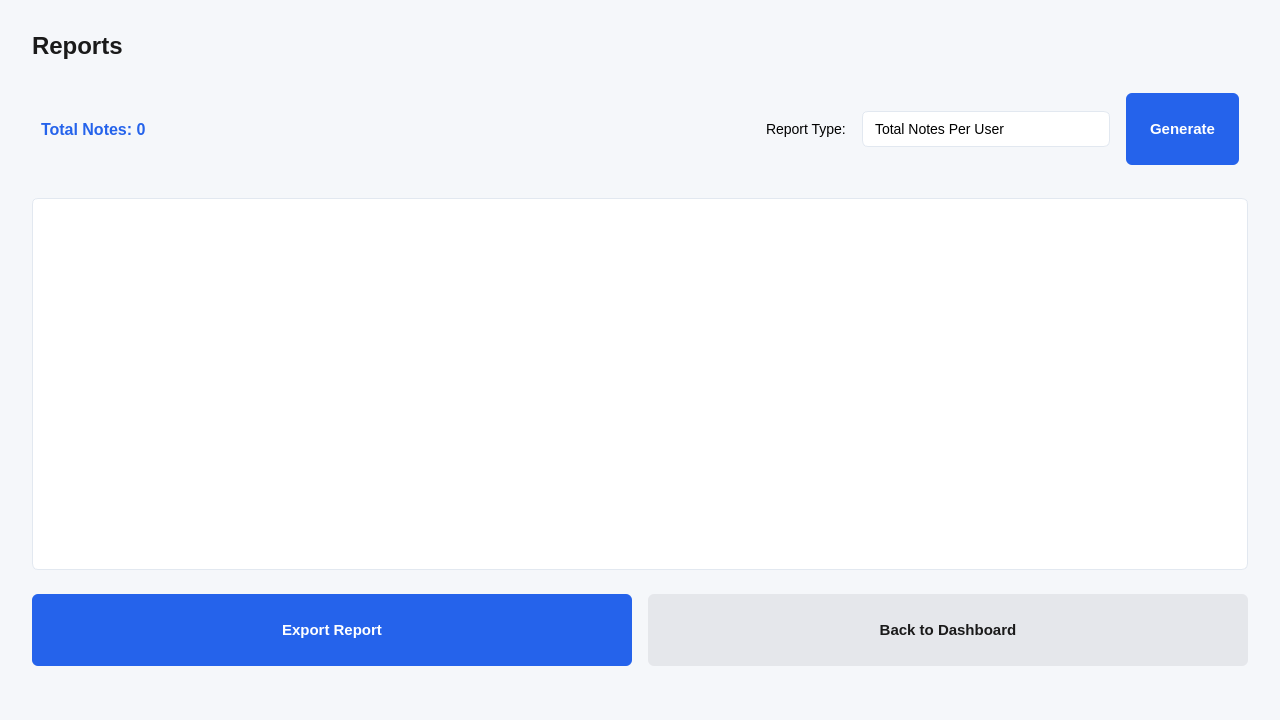
<?xml version="1.0" encoding="UTF-8"?>
<ui version="4.0">
 <class>reports</class>
 <widget class="QMainWindow" name="reports">
  <property name="geometry">
   <rect>
    <x>0</x>
    <y>0</y>
    <width>1280</width>
    <height>720</height>
   </rect>
  </property>
  <property name="minimumSize">
   <size>
    <width>1280</width>
    <height>720</height>
   </size>
  </property>
  <property name="windowTitle">
   <string>Reports</string>
  </property>
  <property name="styleSheet">
   <string>QWidget {
    background-color: #f5f7fa;
    font-family: &quot;Segoe UI&quot;, &quot;Helvetica Neue&quot;, Arial, sans-serif;
    font-size: 14px;
    color: #000000;
}
QLabel {
    color: #000000;
}
QLabel#reportsPageTitleLabel {
    font-size: 24px;
    font-weight: 600;
    color: #1a1a1a;
}
QTableView {
    background-color: #ffffff;
    border: 1px solid #e2e8f0;
    border-radius: 6px;
    gridline-color: #e5e7eb;
}
QTableView::item {
    padding: 8px;
}
QTableView::item:selected {
    background-color: #e5e7eb;
    color: #1f2937;
}
QPushButton {
    background-color: #2563eb;
    color: white;
    border-radius: 6px;
    padding: 12px 24px;
    min-height: 48px;
    font-weight: 500;
    font-size: 15px;
}
QPushButton:hover {
    background-color: #1d4ed8;
}
QPushButton:pressed {
    background-color: #1e40af;
}
QPushButton#backToDashboardButton {
    background-color: #e5e7eb;
    color: #1a1a1a;
}
QPushButton#backToDashboardButton:hover {
    background-color: #d1d5db;
}
QLabel#totalNotesLabel {
    color: #2563eb;
    font-weight: 600;
    font-size: 16px;
}
QComboBox {
    background-color: #ffffff;
    border: 1px solid #e2e8f0;
    border-radius: 6px;
    padding: 8px 12px;
    min-width: 200px;
    color: #000000;
}
QComboBox:focus {
    border: 2px solid #2563eb;
    outline: none;
}
QComboBox::drop-down {
    border: none;
    width: 20px;
}
QComboBox::down-arrow {
    image: none;
    border: none;
}</string>
  </property>
  <widget class="QWidget" name="centralwidget">
   <layout class="QVBoxLayout" name="verticalLayout">
    <property name="spacing">
     <number>24</number>
    </property>
    <property name="leftMargin">
     <number>32</number>
    </property>
    <property name="topMargin">
     <number>32</number>
    </property>
    <property name="rightMargin">
     <number>32</number>
    </property>
    <property name="bottomMargin">
     <number>32</number>
    </property>
    <item>
     <widget class="QLabel" name="reportsPageTitleLabel">
      <property name="font">
       <font>
        <family>Segoe UI</family>
        <pointsize>-1</pointsize>
        <weight>600</weight>
       </font>
      </property>
      <property name="text">
       <string>Reports</string>
      </property>
     </widget>
    </item>
    <item>
     <widget class="QWidget" name="widget" native="true">
      <layout class="QHBoxLayout" name="horizontalLayout">
       <property name="spacing">
        <number>16</number>
       </property>
       <item>
        <widget class="QLabel" name="totalNotesLabel">
         <property name="text">
          <string>Total Notes: 0</string>
         </property>
        </widget>
       </item>
       <item>
        <spacer name="horizontalSpacer">
         <property name="orientation">
          <enum>Qt::Orientation::Horizontal</enum>
         </property>
         <property name="sizeHint" stdset="0">
          <size>
           <width>40</width>
           <height>20</height>
          </size>
         </property>
        </spacer>
       </item>
       <item>
        <widget class="QLabel" name="reportTypeLabel">
         <property name="text">
          <string>Report Type:</string>
         </property>
        </widget>
       </item>
       <item>
        <widget class="QComboBox" name="reportTypeComboBox">
         <item>
          <property name="text">
           <string>Total Notes Per User</string>
          </property>
         </item>
         <item>
          <property name="text">
           <string>Most Accessed Notes</string>
          </property>
         </item>
        </widget>
       </item>
       <item>
        <widget class="QPushButton" name="generateReportButton">
         <property name="text">
          <string>Generate</string>
         </property>
        </widget>
       </item>
      </layout>
     </widget>
    </item>
    <item>
     <widget class="QTableView" name="reportTableView">
      <property name="alternatingRowColors">
       <bool>true</bool>
      </property>
      <property name="selectionMode">
       <enum>QAbstractItemView::SingleSelection</enum>
      </property>
      <property name="selectionBehavior">
       <enum>QAbstractItemView::SelectRows</enum>
      </property>
     </widget>
    </item>
    <item>
     <layout class="QHBoxLayout" name="buttonLayout">
      <property name="spacing">
       <number>16</number>
      </property>
      <item>
       <widget class="QPushButton" name="exportReportButton">
        <property name="text">
         <string>Export Report</string>
        </property>
       </widget>
      </item>
      <item>
       <widget class="QPushButton" name="backToDashboardButton">
        <property name="text">
         <string>Back to Dashboard</string>
        </property>
       </widget>
      </item>
     </layout>
    </item>
   </layout>
  </widget>
  <widget class="QMenuBar" name="menubar">
   <property name="geometry">
    <rect>
     <x>0</x>
     <y>0</y>
     <width>1280</width>
     <height>24</height>
    </rect>
   </property>
  </widget>
  <widget class="QStatusBar" name="statusbar"/>
 </widget>
 <resources/>
 <connections/>
</ui>
